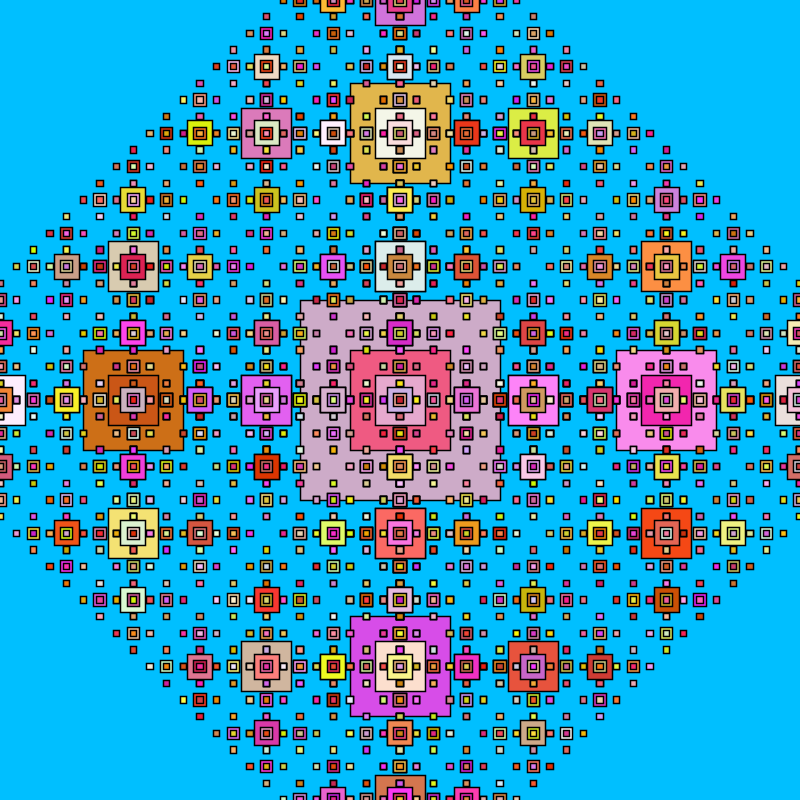
Frame 1 (no input)
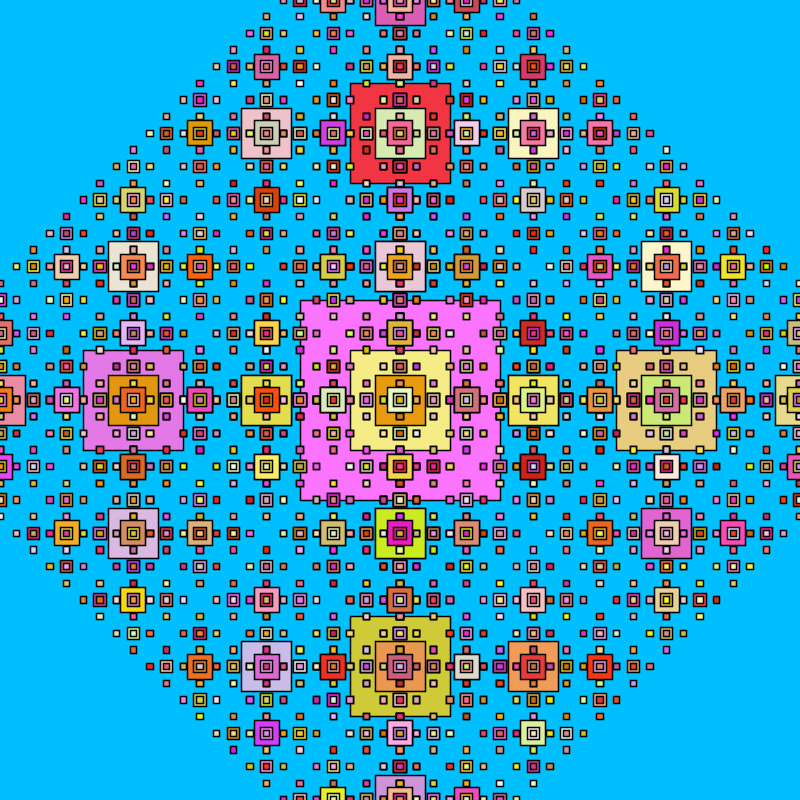
Frame 60 (the mouse pressed at the canvas centre just before this capture)
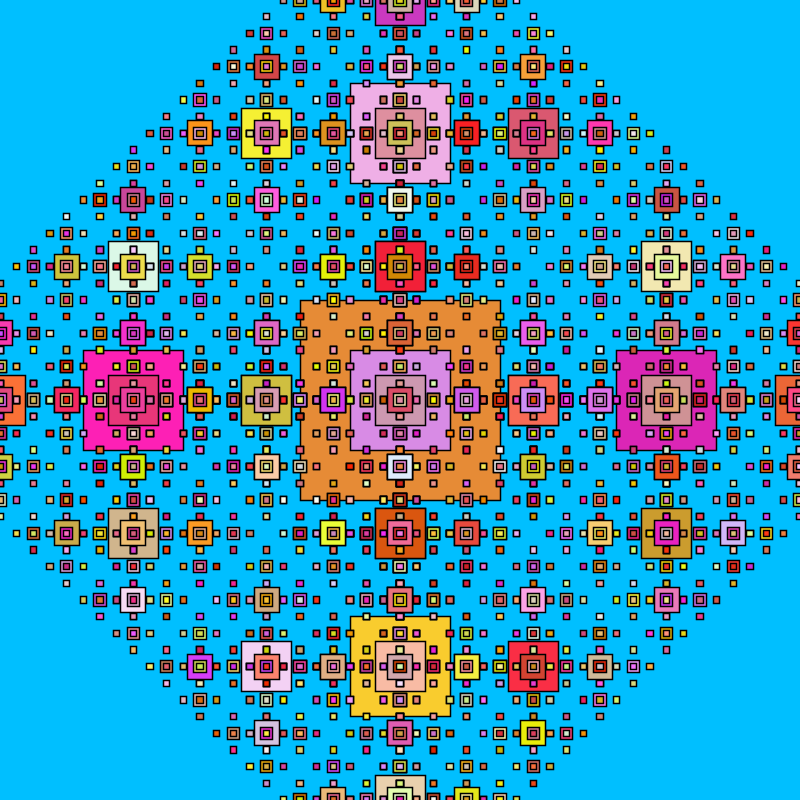
Frame 120 (the mouse held since frame 60 and released just before this capture)

The Processing sketch that drew these frames (run headless with seeded random() and noise(); from frame 60 on, the mouse is pressed at the canvas centre):

// Processing sketch: processing_93650
// ── processing_93650.pde

void setup() {
  size(800, 800);

  stroke(0);
  strokeWeight(1.5);

  frameRate(5);

  //drawCircle(width/2);
}
void draw() {
   background(0,191,255);
  rectMode(CENTER);
  drawRect (width/2, height/2, width);
}
void drawRect(float x, float y, float recSize) {
  // float rads = radians(frameCount);  
  for (int co = 0; co <= 30; co ++) {
    fill(random(200, 256), random(co, 255), random(0, 255));
  }
  rect(x, y, recSize/4, recSize/4);





  if ( recSize>25) {
    // pushMatrix();
    //translate(x,y);
    //rotate(rads); 
    drawRect(x+ recSize/3, y, recSize/2);//r
    // popMatrix();

    drawRect(x- recSize/3, y, recSize/2);//l
    drawRect(x, y+ recSize/3, recSize/2);//mid+dwn
    drawRect(x, y- recSize/3, recSize/2);//mid+up
    drawRect(x, y, recSize/2);//mid
  }
}
